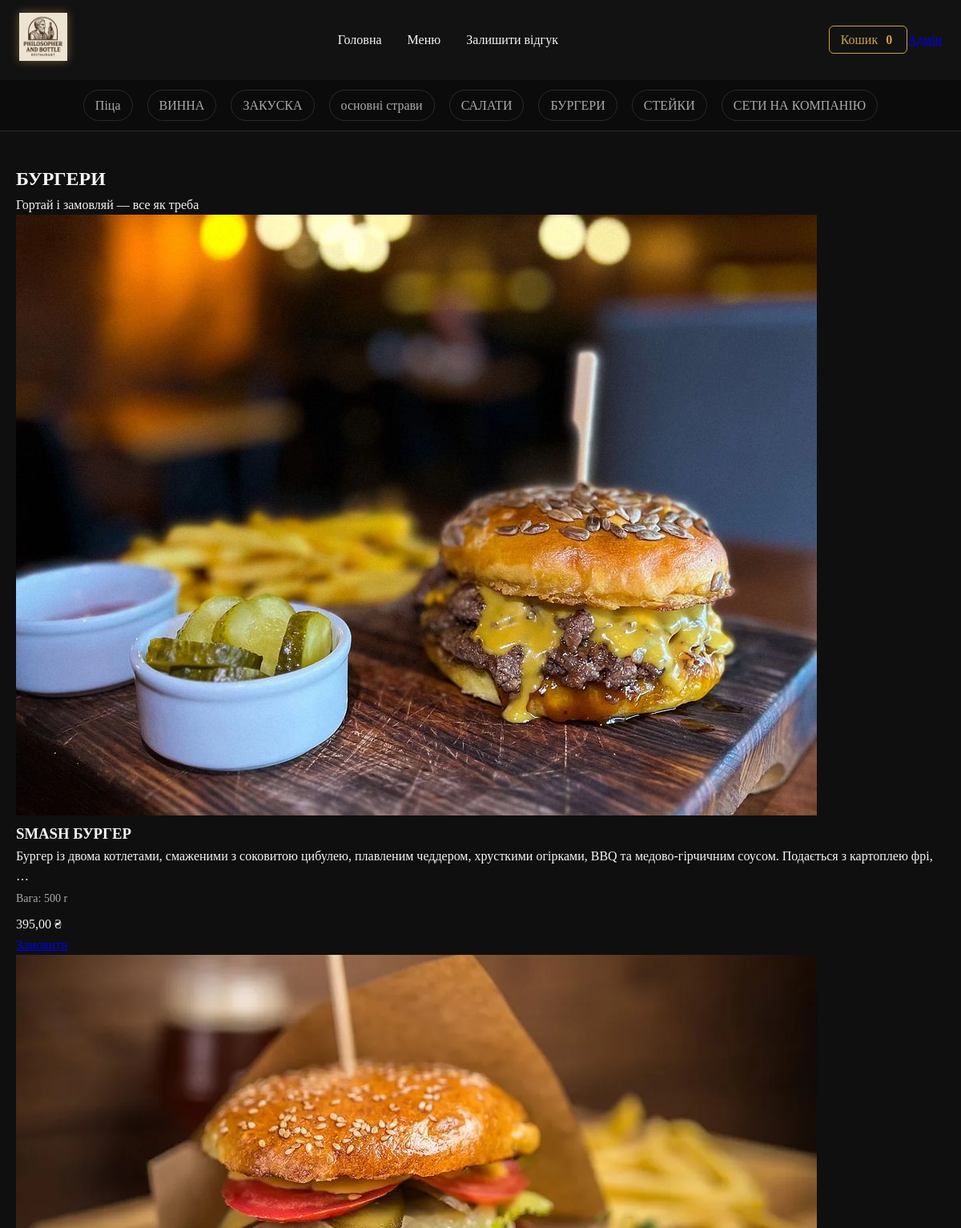
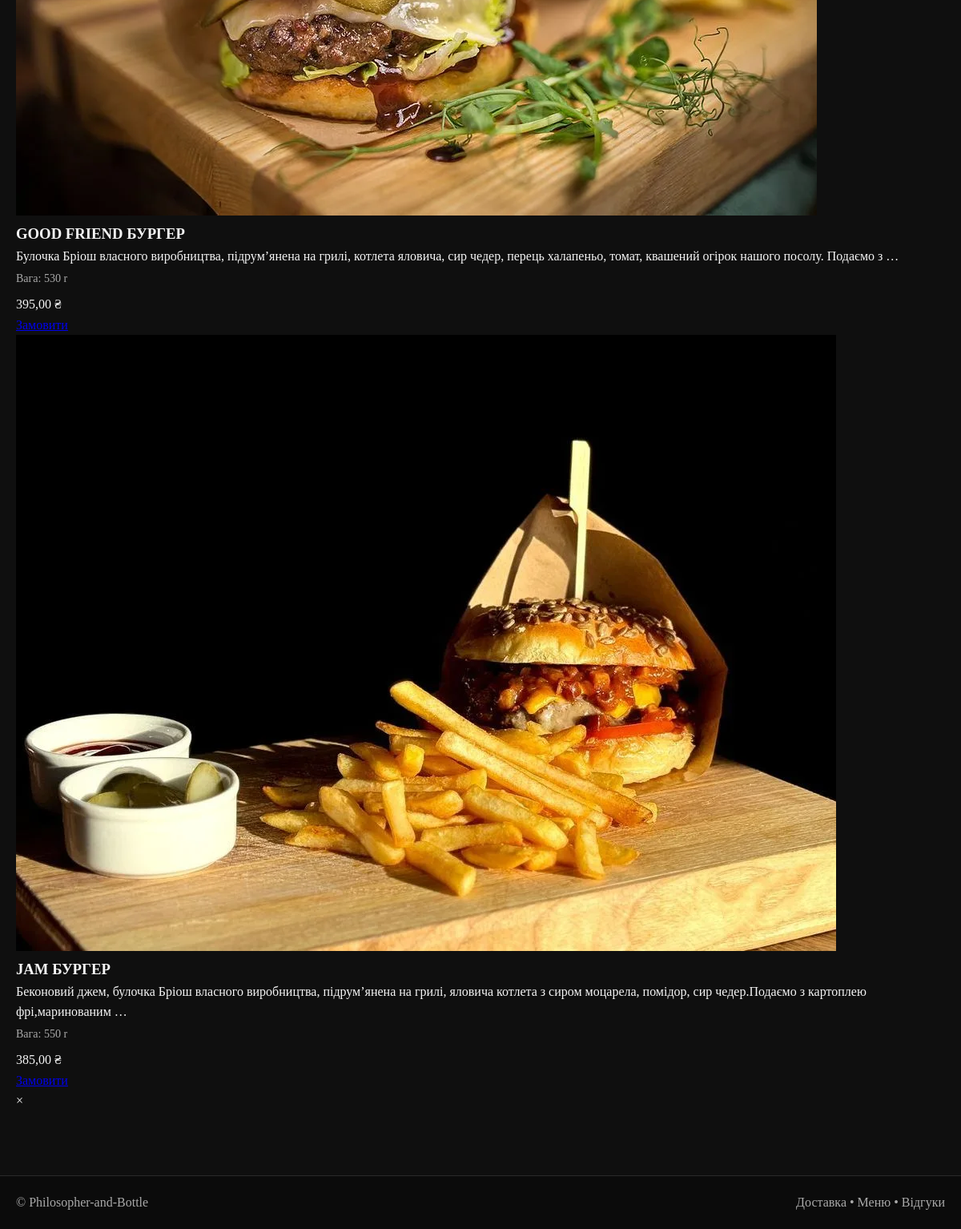
Page /category/7/ on the committed database (2 pictures, top to bottom).
### menu/models.py (models this page shows, shortened)
class Category(models.Model):
    title = models.CharField(max_length=200)
    class Meta:
        verbose_name = "Категорія"
        verbose_name_plural = "Категорії"

class Dish(models.Model):
    title = models.CharField(max_length=100)
    description = models.TextField(blank=True)
    price = models.DecimalField(max_digits=8, decimal_places=2)
    weight = models.PositiveIntegerField(default=0)
    category = models.ForeignKey(Category, on_delete=models.CASCADE, related_name='dishes')
    image = models.ImageField(upload_to="dishes/", blank=True, null=True)
    available = models.BooleanField(default=True)
    class Meta:
        verbose_name = "Страва"
        verbose_name_plural = "Страви"

### menu/views.py (the view)
# urls.py: path('category/<int:id>/', views.category_view, name='category'),
def category_view(request, id):
    category = get_object_or_404(Category, id=id)
    categories = Category.objects.all()
    dishes = Dish.objects.filter(category=category)
    return render(request, 'menu/category.html', {
        'category': category,
        'categories': categories,
        'dishes': dishes,
    })

### menu/templates/menu/category.html (shortened to what this page needs)
{% extends 'menu/base.html' %}
{% block content %}
<section class="category-page">
  <div class="category-header">
    <h1>{{ category.title }}</h1>
    <p class="category-sub">Гортай і замовляй — все як треба</p>
  </div>
  <div class="products-grid">
    {% for dish in dishes %}
      <article class="card zoom-card">
        <div class="card-media">
          {% if dish.image %}
            <img src="{{ dish.image.url }}" alt="{{ dish.title }}">
          {% else %}
            <div class="img-fallback">Фото</div>
          {% endif %}
        </div>
        <div class="card-body">
          <h3 class="card-title">{{ dish.title }}</h3>
          <p class="card-desc">{{ dish.description|truncatewords:20 }}</p>
          <p class="card-weight"> Вага: {{dish.weight }} r</p>
          <div class="card-meta">
            <div class="price">{{ dish.price }} ₴</div>
            <a href="{% url 'add_to_cart' dish.id %}" class="order-btn">
            </a>
          </div>
        </div>
      </article>
    {% empty %}
      <p class="empty">Тут поки немає страв.</p>
    {% endfor %}
  </div>
</section>
<div class="card-overlay" id="cardOverlay">
  <span class="close-card" id="closeCard">×</span>
</div>
{% endblock %}

### menu/templates/menu/base.html (shortened to what this page needs)
{% load static %}
<!DOCTYPE html>
<html lang="uk">
<head>
  <link rel="stylesheet" href="{% static 'menu/style.css' %}">
</head>
<body>
<header class="site-header">
  <div class="header-top">
    <a href="{% url 'home' %}" class="logo">
      <img src="{% static 'menu/5287253502323265526.jpg' %}" alt="Logo" class="logo-img">
    </a>
    <nav class="top-links">
      <a href="{% url 'home' %}">Головна</a>
      <a href="{% url 'menu' %}">Меню</a>
      <a href="{% url 'checkout' %}">Залишити відгук</a>
    </nav>
    <div class="header-actions">
      <a href="{% url 'cart' %}" class="cart-btn">
        Кошик
        <span class="cart-count">
          {% if request.session.cart %}
            {{ request.session.cart|length }}
          {% else %}
            0
          {% endif %}
        </span>
      </a>
      <a href="/admin/" class="admin-link">Адмін</a>
    </div>
  </div>
  <div id="menu" class="categories-strip">
    {% for c in categories %}
      <a href="{% url 'category' c.id %}" class="cat-item">
        {{ c.title }}
      </a>
    {% endfor %}
  </div>
</header>
<main class="page-content">
  {% block content %}{% endblock %}
</main>
<footer class="site-footer">
  <div class="footer-inner">
    <div>© Philosopher-and-Bottle</div>
    <div>Доставка • Меню • Відгуки</div>
  </div>
</footer>
</body>
</html>

### menu/static/menu/style.css (style rules this page uses)
:root { --bg-main: #0f0f0f; --bg-card: #181818; --bg-header: #121212; --gold: #c9a24d; --gold-soft: #e0c878; --text-main: #f5f5f5; --text-muted: #aaaaaa; --border-dark: #2a2a2a; }
* { margin: 0; padding: 0; box-sizing: border-box; }
body { background: var(--bg-main); color: var(--text-main); font-family: 'Georgia', 'Times New Roman', serif; line-height: 1.6; }
.site-header { background: var(--bg-header); border-bottom: 1px solid var(--border-dark); }
.header-top { max-width: 1200px; margin: auto; padding: 16px 24px; display: flex; align-items: center; justify-content: space-between; }
.logo-img { height: 60px; filter: drop-shadow(0 0 6px rgba(201,162,77,.5)); }
.top-links a { color: var(--text-main); text-decoration: none; margin: 0 14px; font-size: 16px; position: relative; }
.top-links a::after { content: ''; position: absolute; bottom: -4px; left: 0; width: 0; height: 2px; background: var(--gold); transition: .3s; }
.cart-btn { background: transparent; color: var(--gold); border: 1px solid var(--gold); padding: 8px 14px; border-radius: 6px; text-decoration: none; transition: .3s; }
.cart-count { margin-left: 6px; font-weight: bold; }
.card-weight { font-size: 14px; color: #aaa; margin: 4px 0 8px; }
.categories-strip { display: flex; justify-content: center; gap: 18px; padding: 12px; background: #0b0b0b; }
.cat-item { color: var(--text-muted); text-decoration: none; padding: 6px 14px; border-radius: 20px; border: 1px solid var(--border-dark); transition: .3s; }
.page-content { max-width: 1200px; margin: auto; padding: 40px 20px; }
.site-footer { background: #0b0b0b; border-top: 1px solid var(--border-dark); padding: 20px; margin-top: 40px; }
.footer-inner { max-width: 1200px; margin: auto; display: flex; justify-content: space-between; color: var(--text-muted); }

### rows in the picture
Category: title "Піца"
Category: title "ВИННА"
Category: title "ЗАКУСКА"
Category: title "основні страви"
Category: title "САЛАТИ"
Category: title "БУРГЕРИ"
Category: title "СТЕЙКИ"
Category: title "СЕТИ НА КОМПАНІЮ"
Dish: image (picture), title "SMASH БУРГЕР", description "Бургер із двома котлетами, смаженими з соковитою цибулею, плавленим чеддером, хрусткими огірками, BBQ та медово-гірчичним соусом. Подається з картоплею фрі, …", weight "500", price "395,00"
Dish: image (picture), title "GOOD FRIEND БУРГЕР", description "Булочка Бріош власного виробництва, підрум’янена на грилі, котлета яловича, сир чедер, перець халапеньо, томат, квашений огірок нашого посолу. Подаємо з …", weight "530", price "395,00"
Dish: image (picture), title "JAM БУРГЕР", description "Беконовий джем, булочка Бріош власного виробництва, підрум’янена на грилі, яловича котлета з сиром моцарела, помідор, сир чедер.Подаємо з картоплею фрі,маринованим …", weight "550", price "385,00"
